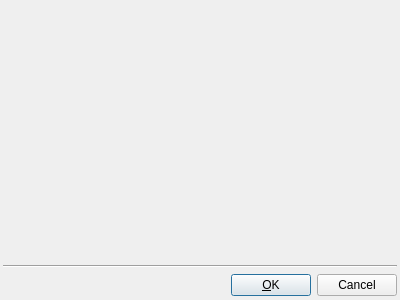
<ui version="4.0" >
 <author></author>
 <comment></comment>
 <exportmacro></exportmacro>
 <class>ObjectCreationDialog</class>
 <widget class="QDialog" name="ObjectCreationDialog" >
  <property name="geometry" >
   <rect>
    <x>0</x>
    <y>0</y>
    <width>400</width>
    <height>300</height>
   </rect>
  </property>
  <property name="windowTitle" >
   <string>Create a new Object Instance</string>
  </property>
  <layout class="QVBoxLayout" >
   <property name="margin" >
    <number>3</number>
   </property>
   <property name="spacing" >
    <number>6</number>
   </property>
   <item>
    <widget class="QFrame" name="frameCreatorEditor" >
     <property name="frameShape" >
      <enum>QFrame::NoFrame</enum>
     </property>
     <property name="frameShadow" >
      <enum>QFrame::Sunken</enum>
     </property>
    </widget>
   </item>
   <item>
    <widget class="Line" name="line" >
     <property name="orientation" >
      <enum>Qt::Horizontal</enum>
     </property>
    </widget>
   </item>
   <item>
    <layout class="QHBoxLayout" >
     <property name="margin" >
      <number>0</number>
     </property>
     <property name="spacing" >
      <number>6</number>
     </property>
     <item>
      <spacer>
       <property name="orientation" >
        <enum>Qt::Horizontal</enum>
       </property>
       <property name="sizeHint" >
        <size>
         <width>131</width>
         <height>23</height>
        </size>
       </property>
      </spacer>
     </item>
     <item>
      <widget class="QPushButton" name="okButton" >
       <property name="text" >
        <string>&amp;OK</string>
       </property>
       <property name="default" >
        <bool>true</bool>
       </property>
      </widget>
     </item>
     <item>
      <widget class="QPushButton" name="cancelButton" >
       <property name="text" >
        <string>Cancel</string>
       </property>
       <property name="shortcut" >
        <string>Esc</string>
       </property>
      </widget>
     </item>
    </layout>
   </item>
  </layout>
 </widget>
 <pixmapfunction></pixmapfunction>
 <resources/>
 <connections>
  <connection>
   <sender>okButton</sender>
   <signal>clicked()</signal>
   <receiver>ObjectCreationDialog</receiver>
   <slot>accept()</slot>
   <hints>
    <hint type="sourcelabel" >
     <x>278</x>
     <y>253</y>
    </hint>
    <hint type="destinationlabel" >
     <x>96</x>
     <y>254</y>
    </hint>
   </hints>
  </connection>
  <connection>
   <sender>cancelButton</sender>
   <signal>clicked()</signal>
   <receiver>ObjectCreationDialog</receiver>
   <slot>reject()</slot>
   <hints>
    <hint type="sourcelabel" >
     <x>369</x>
     <y>253</y>
    </hint>
    <hint type="destinationlabel" >
     <x>179</x>
     <y>282</y>
    </hint>
   </hints>
  </connection>
 </connections>
</ui>
